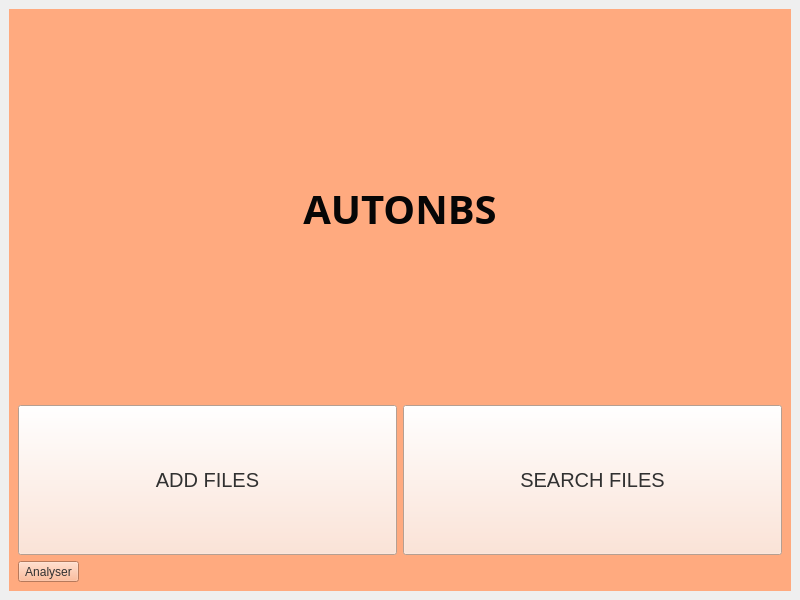
<?xml version="1.0" encoding="UTF-8"?>
<ui version="4.0">
 <class>MainWindow</class>
 <widget class="QMainWindow" name="MainWindow">
  <property name="geometry">
   <rect>
    <x>0</x>
    <y>0</y>
    <width>800</width>
    <height>600</height>
   </rect>
  </property>
  <property name="windowTitle">
   <string>MainWindow</string>
  </property>
  <widget class="QWidget" name="centralwidget">
   <layout class="QVBoxLayout" name="verticalLayout_3">
    <item>
     <widget class="QStackedWidget" name="stackedWidget">
      <property name="styleSheet">
       <string notr="true">background-color: rgb(255, 170, 127);
color: rgb(49, 49, 49);</string>
      </property>
      <property name="currentIndex">
       <number>0</number>
      </property>
      <widget class="QWidget" name="page">
       <property name="styleSheet">
        <string notr="true"/>
       </property>
       <layout class="QVBoxLayout" name="verticalLayout_2">
        <item>
         <widget class="QLabel" name="mainLabel">
          <property name="font">
           <font>
            <family>Algerian</family>
            <pointsize>30</pointsize>
            <italic>false</italic>
            <bold>true</bold>
            <underline>false</underline>
           </font>
          </property>
          <property name="styleSheet">
           <string notr="true">color: rgb(6, 6, 6);</string>
          </property>
          <property name="text">
           <string>AUTONBS</string>
          </property>
          <property name="alignment">
           <set>Qt::AlignCenter</set>
          </property>
         </widget>
        </item>
        <item>
         <layout class="QHBoxLayout" name="horizontalLayout">
          <item>
           <widget class="QPushButton" name="addbtn">
            <property name="minimumSize">
             <size>
              <width>0</width>
              <height>150</height>
             </size>
            </property>
            <property name="font">
             <font>
              <pointsize>15</pointsize>
             </font>
            </property>
            <property name="styleSheet">
             <string notr="true">border-color: rgb(0, 0, 0);
background-color: rgb(254, 222, 205);
border-left-color: rgb(0, 0, 0);
border-top-color: rgb(0, 0, 0);</string>
            </property>
            <property name="text">
             <string>ADD FILES</string>
            </property>
           </widget>
          </item>
          <item>
           <widget class="QPushButton" name="pushButton_2">
            <property name="minimumSize">
             <size>
              <width>0</width>
              <height>150</height>
             </size>
            </property>
            <property name="font">
             <font>
              <pointsize>15</pointsize>
             </font>
            </property>
            <property name="styleSheet">
             <string notr="true">border-color: rgb(0, 0, 0);
background-color: rgb(254, 222, 205);
border-left-color: rgb(0, 0, 0);
border-top-color: rgb(0, 0, 0);</string>
            </property>
            <property name="text">
             <string>SEARCH FILES</string>
            </property>
           </widget>
          </item>
         </layout>
        </item>
        <item>
         <widget class="QToolButton" name="analyseTool">
          <property name="text">
           <string>Analyser</string>
          </property>
         </widget>
        </item>
       </layout>
      </widget>
      <widget class="QWidget" name="page_2">
       <property name="styleSheet">
        <string notr="true"/>
       </property>
       <layout class="QVBoxLayout" name="verticalLayout">
        <item>
         <widget class="QLabel" name="label">
          <property name="font">
           <font>
            <pointsize>15</pointsize>
            <bold>false</bold>
           </font>
          </property>
          <property name="text">
           <string>Checking for Duplicates...</string>
          </property>
          <property name="alignment">
           <set>Qt::AlignCenter</set>
          </property>
         </widget>
        </item>
        <item>
         <widget class="QScrollArea" name="keyGeneratedScroll">
          <property name="widgetResizable">
           <bool>true</bool>
          </property>
          <widget class="QWidget" name="scrollAreaWidgetContents">
           <property name="geometry">
            <rect>
             <x>0</x>
             <y>0</y>
             <width>754</width>
             <height>461</height>
            </rect>
           </property>
           <layout class="QVBoxLayout" name="verticalLayout_6">
            <item>
             <widget class="QLabel" name="label_2">
              <property name="text">
               <string>.</string>
              </property>
             </widget>
            </item>
           </layout>
          </widget>
         </widget>
        </item>
        <item>
         <layout class="QHBoxLayout" name="horizontalLayout_2">
          <item>
           <widget class="QPushButton" name="prevbtn">
            <property name="maximumSize">
             <size>
              <width>200</width>
              <height>70</height>
             </size>
            </property>
            <property name="font">
             <font>
              <pointsize>15</pointsize>
             </font>
            </property>
            <property name="styleSheet">
             <string notr="true">border-color: rgb(0, 0, 0);
background-color: rgb(254, 222, 205);
border-left-color: rgb(0, 0, 0);
border-top-color: rgb(0, 0, 0);</string>
            </property>
            <property name="text">
             <string>Previous</string>
            </property>
           </widget>
          </item>
          <item>
           <widget class="QPushButton" name="indexbtn">
            <property name="maximumSize">
             <size>
              <width>350</width>
              <height>70</height>
             </size>
            </property>
            <property name="font">
             <font>
              <pointsize>15</pointsize>
             </font>
            </property>
            <property name="styleSheet">
             <string notr="true">border-color: rgb(0, 0, 0);
background-color: rgb(254, 222, 205);
border-left-color: rgb(0, 0, 0);
border-top-color: rgb(0, 0, 0);</string>
            </property>
            <property name="text">
             <string>START INDEXING</string>
            </property>
           </widget>
          </item>
         </layout>
        </item>
       </layout>
      </widget>
      <widget class="QWidget" name="page_3">
       <property name="sizePolicy">
        <sizepolicy hsizetype="Preferred" vsizetype="Preferred">
         <horstretch>0</horstretch>
         <verstretch>0</verstretch>
        </sizepolicy>
       </property>
       <property name="minimumSize">
        <size>
         <width>640</width>
         <height>480</height>
        </size>
       </property>
       <layout class="QVBoxLayout" name="verticalLayout_2">
        <item>
         <widget class="QLabel" name="docLabel">
          <property name="font">
           <font>
            <family>Cambria</family>
            <pointsize>35</pointsize>
            <bold>true</bold>
           </font>
          </property>
          <property name="text">
           <string>DOCUMENT FINDER</string>
          </property>
          <property name="alignment">
           <set>Qt::AlignCenter</set>
          </property>
         </widget>
        </item>
        <item>
         <spacer name="verticalSpacer">
          <property name="orientation">
           <enum>Qt::Vertical</enum>
          </property>
          <property name="sizeType">
           <enum>QSizePolicy::Fixed</enum>
          </property>
          <property name="sizeHint" stdset="0">
           <size>
            <width>20</width>
            <height>20</height>
           </size>
          </property>
         </spacer>
        </item>
        <item>
         <layout class="QHBoxLayout" name="horizontalLayout">
          <item>
           <widget class="QLineEdit" name="keyEntry">
            <property name="sizePolicy">
             <sizepolicy hsizetype="Preferred" vsizetype="Fixed">
              <horstretch>0</horstretch>
              <verstretch>0</verstretch>
             </sizepolicy>
            </property>
            <property name="minimumSize">
             <size>
              <width>0</width>
              <height>35</height>
             </size>
            </property>
            <property name="maximumSize">
             <size>
              <width>650</width>
              <height>16777215</height>
             </size>
            </property>
            <property name="font">
             <font>
              <pointsize>13</pointsize>
             </font>
            </property>
            <property name="styleSheet">
             <string notr="true">background-color: rgb(255, 255, 255);
 color: rgb(0, 0, 0);</string>
            </property>
           </widget>
          </item>
          <item>
           <widget class="QPushButton" name="addKey">
            <property name="minimumSize">
             <size>
              <width>0</width>
              <height>0</height>
             </size>
            </property>
            <property name="maximumSize">
             <size>
              <width>180</width>
              <height>16777215</height>
             </size>
            </property>
            <property name="font">
             <font>
              <pointsize>11</pointsize>
             </font>
            </property>
            <property name="styleSheet">
             <string notr="true">background-color: rgb(39, 255, 82);</string>
            </property>
            <property name="text">
             <string>ADD</string>
            </property>
           </widget>
          </item>
         </layout>
        </item>
        <item>
         <widget class="QScrollArea" name="docScroll">
          <property name="sizePolicy">
           <sizepolicy hsizetype="Expanding" vsizetype="Expanding">
            <horstretch>0</horstretch>
            <verstretch>0</verstretch>
           </sizepolicy>
          </property>
          <property name="minimumSize">
           <size>
            <width>618</width>
            <height>240</height>
           </size>
          </property>
          <property name="widgetResizable">
           <bool>true</bool>
          </property>
          <widget class="QWidget" name="scrollAreaWidgetContents_2">
           <property name="geometry">
            <rect>
             <x>0</x>
             <y>0</y>
             <width>754</width>
             <height>322</height>
            </rect>
           </property>
           <layout class="QVBoxLayout" name="verticalLayout_3">
            <item>
             <widget class="QListView" name="availableKeys">
              <property name="sizePolicy">
               <sizepolicy hsizetype="Expanding" vsizetype="Expanding">
                <horstretch>0</horstretch>
                <verstretch>0</verstretch>
               </sizepolicy>
              </property>
              <property name="font">
               <font>
                <pointsize>13</pointsize>
               </font>
              </property>
              <property name="styleSheet">
               <string notr="true">background-color: rgb(189, 224, 255);</string>
              </property>
             </widget>
            </item>
            <item>
             <widget class="QListView" name="selectedKeys">
              <property name="sizePolicy">
               <sizepolicy hsizetype="Expanding" vsizetype="Expanding">
                <horstretch>0</horstretch>
                <verstretch>0</verstretch>
               </sizepolicy>
              </property>
              <property name="font">
               <font>
                <family>Times New Roman</family>
                <pointsize>13</pointsize>
               </font>
              </property>
              <property name="styleSheet">
               <string notr="true">background-color: rgb(134, 255, 251);

</string>
              </property>
             </widget>
            </item>
           </layout>
          </widget>
         </widget>
        </item>
        <item>
         <widget class="QCheckBox" name="checkSuggestions">
          <property name="font">
           <font>
            <pointsize>12</pointsize>
            <bold>false</bold>
           </font>
          </property>
          <property name="text">
           <string>Load Keyword Suggestions</string>
          </property>
          <property name="iconSize">
           <size>
            <width>15</width>
            <height>15</height>
           </size>
          </property>
          <property name="shortcut">
           <string>Backspace</string>
          </property>
          <property name="checked">
           <bool>false</bool>
          </property>
         </widget>
        </item>
        <item>
         <widget class="QDialogButtonBox" name="buttonBox">
          <property name="sizePolicy">
           <sizepolicy hsizetype="Expanding" vsizetype="Fixed">
            <horstretch>0</horstretch>
            <verstretch>0</verstretch>
           </sizepolicy>
          </property>
          <property name="font">
           <font>
            <family>Segoe UI</family>
            <pointsize>13</pointsize>
            <italic>false</italic>
            <bold>false</bold>
           </font>
          </property>
          <property name="styleSheet">
           <string notr="true">border-color: rgb(0, 0, 0);
font: 13pt &quot;Segoe UI&quot;;
border-left-color: rgb(0, 0, 0);
border-top-color: rgb(0, 0, 0);
background-color: rgb(88, 110, 255);

</string>
          </property>
          <property name="standardButtons">
           <set>QDialogButtonBox::Apply|QDialogButtonBox::Close|QDialogButtonBox::Discard|QDialogButtonBox::Reset</set>
          </property>
          <property name="centerButtons">
           <bool>false</bool>
          </property>
         </widget>
        </item>
       </layout>
      </widget>
      <widget class="QWidget" name="page_4">
       <layout class="QVBoxLayout" name="verticalLayout_4">
        <item>
         <widget class="QLabel" name="searchLabel">
          <property name="font">
           <font>
            <family>Cambria</family>
            <pointsize>35</pointsize>
            <bold>true</bold>
           </font>
          </property>
          <property name="text">
           <string>SEARCH RESULTS</string>
          </property>
          <property name="alignment">
           <set>Qt::AlignCenter</set>
          </property>
         </widget>
        </item>
        <item>
         <widget class="QLabel" name="notelabel">
          <property name="font">
           <font>
            <pointsize>11</pointsize>
           </font>
          </property>
          <property name="text">
           <string>{Showing Upto Top 100 Search Results}</string>
          </property>
          <property name="alignment">
           <set>Qt::AlignCenter</set>
          </property>
         </widget>
        </item>
        <item>
         <widget class="QScrollArea" name="resultScroll">
          <property name="widgetResizable">
           <bool>true</bool>
          </property>
          <widget class="QWidget" name="scrollAreaWidgetContents_3">
           <property name="geometry">
            <rect>
             <x>0</x>
             <y>0</y>
             <width>754</width>
             <height>448</height>
            </rect>
           </property>
           <layout class="QVBoxLayout" name="verticalLayout_5">
            <item>
             <widget class="QTableView" name="fileLocations">
              <property name="minimumSize">
               <size>
                <width>0</width>
                <height>0</height>
               </size>
              </property>
              <property name="maximumSize">
               <size>
                <width>16777215</width>
                <height>16777215</height>
               </size>
              </property>
              <property name="font">
               <font>
                <pointsize>13</pointsize>
               </font>
              </property>
              <property name="styleSheet">
               <string notr="true">background-color: rgb(250, 255, 253);



gridline-color: rgb(255, 85, 0);

border-color: rgb(0, 0, 0);</string>
              </property>
             </widget>
            </item>
            <item>
             <layout class="QHBoxLayout" name="resultFooter">
              <item>
               <widget class="QLabel" name="timeLabel">
                <property name="font">
                 <font>
                  <pointsize>11</pointsize>
                  <italic>true</italic>
                  <bold>false</bold>
                 </font>
                </property>
                <property name="text">
                 <string>Time Taken to Search: 
</string>
                </property>
               </widget>
              </item>
              <item>
               <widget class="QPushButton" name="goBackHome">
                <property name="minimumSize">
                 <size>
                  <width>70</width>
                  <height>50</height>
                 </size>
                </property>
                <property name="maximumSize">
                 <size>
                  <width>225</width>
                  <height>16777215</height>
                 </size>
                </property>
                <property name="font">
                 <font>
                  <pointsize>13</pointsize>
                 </font>
                </property>
                <property name="styleSheet">
                 <string notr="true">border-color: rgb(0, 0, 0);
background-color: rgb(254, 222, 205);
border-left-color: rgb(0, 0, 0);
border-top-color: rgb(0, 0, 0);</string>
                </property>
                <property name="text">
                 <string>Back To Home</string>
                </property>
               </widget>
              </item>
              <item>
               <widget class="QPushButton" name="searchAgain">
                <property name="minimumSize">
                 <size>
                  <width>70</width>
                  <height>50</height>
                 </size>
                </property>
                <property name="maximumSize">
                 <size>
                  <width>225</width>
                  <height>16777215</height>
                 </size>
                </property>
                <property name="font">
                 <font>
                  <pointsize>13</pointsize>
                 </font>
                </property>
                <property name="styleSheet">
                 <string notr="true">border-color: rgb(0, 0, 0);
background-color: rgb(254, 222, 205);
border-left-color: rgb(0, 0, 0);
border-top-color: rgb(0, 0, 0);</string>
                </property>
                <property name="text">
                 <string>Search Again</string>
                </property>
               </widget>
              </item>
             </layout>
            </item>
           </layout>
          </widget>
         </widget>
        </item>
       </layout>
      </widget>
     </widget>
    </item>
   </layout>
  </widget>
 </widget>
 <resources/>
 <connections/>
</ui>
